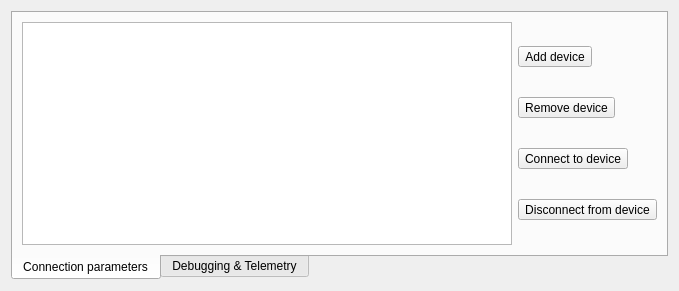
<?xml version="1.0" encoding="UTF-8"?>
<ui version="4.0">
 <class>Form</class>
 <widget class="QWidget" name="Form">
  <property name="geometry">
   <rect>
    <x>0</x>
    <y>0</y>
    <width>679</width>
    <height>291</height>
   </rect>
  </property>
  <property name="windowTitle">
   <string>Device connections</string>
  </property>
  <property name="windowIcon">
   <iconset theme="network-wired">
    <normaloff>.</normaloff>.</iconset>
  </property>
  <layout class="QHBoxLayout" name="horizontalLayout">
   <item>
    <widget class="QTabWidget" name="tabWidget">
     <property name="tabPosition">
      <enum>QTabWidget::South</enum>
     </property>
     <property name="currentIndex">
      <number>0</number>
     </property>
     <widget class="QWidget" name="connectionsTab">
      <attribute name="title">
       <string>Connection parameters</string>
      </attribute>
      <layout class="QHBoxLayout" name="horizontalLayout_2">
       <item>
        <widget class="QTreeView" name="treeView">
         <property name="sizeAdjustPolicy">
          <enum>QAbstractScrollArea::AdjustToContents</enum>
         </property>
         <property name="alternatingRowColors">
          <bool>true</bool>
         </property>
         <property name="rootIsDecorated">
          <bool>false</bool>
         </property>
         <property name="uniformRowHeights">
          <bool>true</bool>
         </property>
         <property name="allColumnsShowFocus">
          <bool>true</bool>
         </property>
        </widget>
       </item>
       <item>
        <layout class="QVBoxLayout" name="verticalLayout">
         <item>
          <widget class="QToolButton" name="addToolButton">
           <property name="text">
            <string>Add device</string>
           </property>
           <property name="icon">
            <iconset theme="list-add">
             <normaloff>.</normaloff>.</iconset>
           </property>
           <property name="iconSize">
            <size>
             <width>24</width>
             <height>24</height>
            </size>
           </property>
          </widget>
         </item>
         <item>
          <widget class="QToolButton" name="removeToolButton">
           <property name="text">
            <string>Remove device</string>
           </property>
           <property name="icon">
            <iconset theme="list-remove">
             <normaloff>.</normaloff>.</iconset>
           </property>
           <property name="iconSize">
            <size>
             <width>24</width>
             <height>24</height>
            </size>
           </property>
          </widget>
         </item>
         <item>
          <widget class="QToolButton" name="connectToolButton">
           <property name="text">
            <string>Connect to device</string>
           </property>
           <property name="icon">
            <iconset theme="network-wired">
             <normaloff>.</normaloff>.</iconset>
           </property>
           <property name="iconSize">
            <size>
             <width>24</width>
             <height>24</height>
            </size>
           </property>
          </widget>
         </item>
         <item>
          <widget class="QToolButton" name="disconnectToolButton">
           <property name="text">
            <string>Disconnect from device</string>
           </property>
           <property name="icon">
            <iconset theme="network-wired-disconnected">
             <normaloff>.</normaloff>.</iconset>
           </property>
           <property name="iconSize">
            <size>
             <width>24</width>
             <height>24</height>
            </size>
           </property>
          </widget>
         </item>
        </layout>
       </item>
      </layout>
     </widget>
     <widget class="QWidget" name="telemetryTab">
      <attribute name="title">
       <string>Debugging &amp;&amp; Telemetry</string>
      </attribute>
      <layout class="QVBoxLayout" name="verticalLayout_2">
       <item>
        <layout class="QHBoxLayout" name="horizontalLayout_3">
         <item>
          <widget class="QLabel" name="label">
           <property name="text">
            <string>Device:</string>
           </property>
          </widget>
         </item>
         <item>
          <widget class="QComboBox" name="deviceComboBox">
           <property name="sizePolicy">
            <sizepolicy hsizetype="Expanding" vsizetype="Fixed">
             <horstretch>0</horstretch>
             <verstretch>0</verstretch>
            </sizepolicy>
           </property>
          </widget>
         </item>
        </layout>
       </item>
       <item>
        <widget class="QTreeView" name="telemetryTreeView">
         <property name="alternatingRowColors">
          <bool>true</bool>
         </property>
         <property name="selectionMode">
          <enum>QAbstractItemView::NoSelection</enum>
         </property>
         <property name="verticalScrollMode">
          <enum>QAbstractItemView::ScrollPerPixel</enum>
         </property>
         <property name="rootIsDecorated">
          <bool>false</bool>
         </property>
         <property name="allColumnsShowFocus">
          <bool>true</bool>
         </property>
        </widget>
       </item>
      </layout>
     </widget>
    </widget>
   </item>
  </layout>
 </widget>
 <tabstops>
  <tabstop>tabWidget</tabstop>
  <tabstop>treeView</tabstop>
  <tabstop>addToolButton</tabstop>
  <tabstop>removeToolButton</tabstop>
  <tabstop>connectToolButton</tabstop>
  <tabstop>disconnectToolButton</tabstop>
  <tabstop>deviceComboBox</tabstop>
  <tabstop>telemetryTreeView</tabstop>
 </tabstops>
 <resources>
  <include location="../../../resource/icons/icons.qrc"/>
 </resources>
 <connections/>
</ui>
